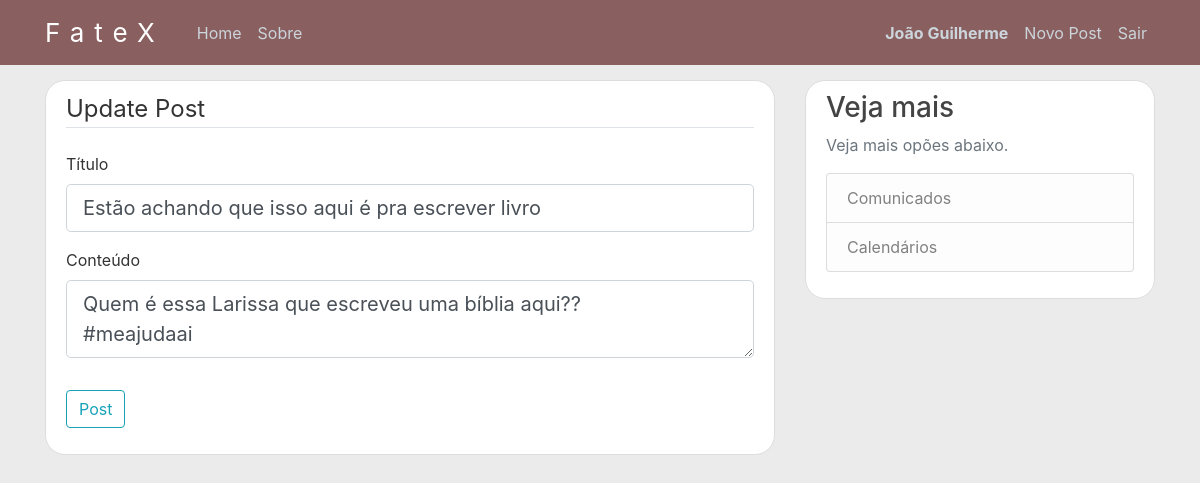
/post/5/update (signed in), run on the app's committed database.
### app/models.py (models this page shows, shortened)
class User(db.Model, UserMixin):
    id = db.Column(db.Integer, primary_key=True)
    username = db.Column(db.String(20), unique=True, nullable=False)
    email = db.Column(db.String(120), unique=True, nullable=False)
    image_file = db.Column(db.String(20), nullable=False, default='default.jpg')
    password = db.Column(db.String(60), nullable=False)
    posts = db.relationship('Post', backref='author', lazy=True)

class Post(db.Model):
    id = db.Column(db.Integer, primary_key=True)
    title = db.Column(db.String(100), nullable=False)
    date_posted = db.Column(db.DateTime, nullable=False, default = datetime.utcnow)
    content = db.Column(db.Text, nullable=False)
    user_id = db.Column(db.Integer, db.ForeignKey('user.id'), nullable=False)

### app/routes.py (the view)
@app.route('/post/<int:post_id>/update', methods=['GET', 'POST'])
@login_required
def update_post(post_id):
    post = Post.query.get_or_404(post_id)
    if post.author != current_user:
        abort(403)
    form = PostForm()
    if form.validate_on_submit():
        post.title = form.title.data
        post.content = form.content.data
        db.session.commit()
        flash('Seu post foi atualizado com sucesso!', 'success')
        return redirect(url_for('post', post_id=post.id))
    elif request.method == 'GET':
        form.title.data = post.title
        form.content.data = post.content
    return render_template('create_post.html', title='Update Post', form=form, post=post, legend="Update Post")

### app/forms.py
class PostForm(FlaskForm):
    title = StringField('Título', validators = [DataRequired()])
    content = TextAreaField('Conteúdo', validators = [DataRequired()])
    submit = SubmitField('Post')

### app/models.py (called while the page is built)
@login_manager.user_loader
def load_user(user_id):
    return User.query.get(int(user_id))

### app/templates/create_post.html (shortened to what this page needs)
{%extends "layout.html"%}
{%block content%}
<div class="content-section">
    <form method="POST" action="">
        <fieldset class="form-group">
            <legend class="border-bottom mb-4">{{legend}}</legend>
            <div class="form-group">
                {{form.title.label(class="form-control-label")}}
                {%if form.title.errors%}
                    {{form.title(class="form-control form-contrlo-lg is-invalid")}}
                    <div class="invalid-feedback">
                        {%for error in form.title.errors%}
                            <span>{{error}}</span>
                        {%endfor%}
                    </div>
                {%else%}
                    {{form.title(class="form-control form-control-lg")}}
                {%endif%}
            </div>
            <div class="form-group">
                {{form.content.label(class="form-control-label")}}
                {%if form.content.errors%}
                    {{form.content(class="form-control form-contrlo-lg is-invalid")}}
                    <div class="invalid-feedback">
                        {%for error in form.content.errors%}
                            <span>{{error}}</span>
                        {%endfor%}
                    </div>
                {%else%}
                    {{form.content(class="form-control form-control-lg")}}
                {%endif%}
            </div>
        </fieldset>
        <div class="form-group">
            {{form.submit(class="btn btn-outline-info")}}
        </div>
    </form>
</div>
{%endblock content%}

### app/templates/layout.html (shortened to what this page needs)
<!DOCTYPE html>
<html>
<head>
    <link rel="stylesheet" href="https://maxcdn.bootstrapcdn.com/bootstrap/4.0.0/css/bootstrap.min.css">
    <link rel="stylesheet" type="text/css" href="{{ url_for('static', filename='main.css') }}">
</head>
<body>
    <header class="site-header">
      <nav class="navbar navbar-expand-md navbar-dark bg-steel fixed-top">
        <div class="container">
          <a class="navbar-brand mr-4" href="/">FateX</a>
          <div class="collapse navbar-collapse" id="navbarToggle">
            <div class="navbar-nav mr-auto">
              <a class="nav-item nav-link" href="{{ url_for('home') }}">Home</a>
              <a class="nav-item nav-link" href="{{ url_for('about') }}">Sobre</a>
            </div>
            <div class="navbar-nav">
              {% if current_user.is_authenticated %}
                <strong><a class="nav-item nav-link" href="{{ url_for('account') }}">{{current_user.username}}</a></strong>
                <a class="nav-item nav-link" href="{{ url_for('new_post') }}">Novo Post</a>
                <a class="nav-item nav-link" href="{{ url_for('logout') }}">Sair</a>
              {% else %}
                <a class="nav-item nav-link" href="{{ url_for('login') }}">Entrar</a>
                <a class="nav-item nav-link" href="{{ url_for('register') }}">Cadastre-se</a>
              {% endif %}
            </div>
          </div>
        </div>
      </nav>
    </header>
    <main role="main" class="container">
      <div class="row">
        <div class="col-md-8">
          {% block content %}{% endblock %}
        </div>
        <div class="col-md-4">
          <div class="content-section">
            <h3>Veja mais</h3>
            <p class='text-muted'>Veja mais opões abaixo.
              <ul class="list-group">
                <li class="list-group-item list-group-item-light">Comunicados</li>
                <li class="list-group-item list-group-item-light">Calendários</li>
              </ul>
            </p>
          </div>
        </div>
      </div>
    </main>
</body>
</html>

### app/static/main.css (style rules this page uses)
body { background: #e6e6e6c7; color: #333333; margin-top: 5rem; }
h1, h2, h3, h4, h5, h6 { color: #444444; }
.bg-steel { background-color: #8a5f5f; }
.navbar-brand { font-size: 26px; letter-spacing: 10px; text-decoration: solid; }
.site-header .navbar-nav .nav-link { color: #cbd5db; }
.content-section { background: #ffffff; padding: 10px 20px; border: 1px solid #dddddd; border-radius: 20px; margin-bottom: 20px; }

### data on the page
User: username "João Guilherme"
Post: title "Estão achando que isso aqui é pra escrever livro", content "Quem é essa Larissa que escreveu uma bíblia aqui?? #meajudaai"

### other printed values
{{ legend }} "Update Post"
